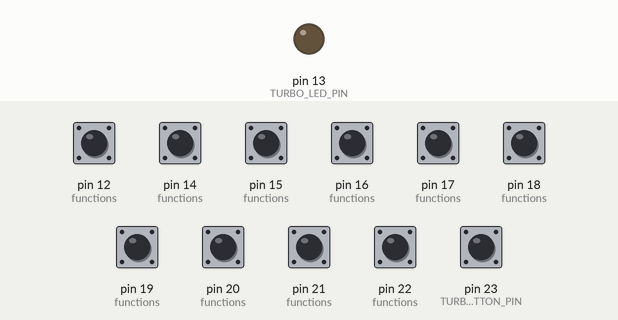
Recording of a sketch running on a simulated Arduino Mega 2560, built with avr-gcc and run on an emulated ATmega2560. Shown: output pins drawn as LEDs (lit = HIGH). Inputs (shaded band) come from the test bench; at power-on: pin 12 (functions), pin 14 (functions), pin 15 (functions), pin 16 (functions), pin 17 (functions), pin 18 (functions), pin 19 (functions), pin 20 (functions), pin 21 (functions), pin 22 (functions), pin 23 (TURBO_BUTTON_PIN) HIGH. What the sketch prints to the serial monitor is not drawn.

Above: at 1.2 s.
1.3 s: pin 23 (TURBO_BUTTON_PIN) pulled LOW for 0.15 s
At 2.5 s:
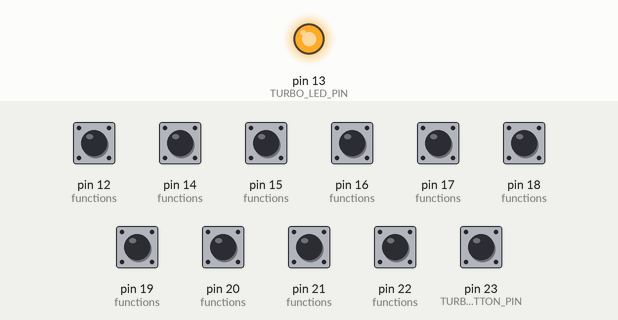
2.9 s: pin 12 (functions) pulled LOW for 0.15 s
4.5 s: pin 14 (functions) pulled LOW for 0.15 s
6.1 s: pin 15 (functions) pulled LOW for 0.15 s
7.7 s: pin 16 (functions) pulled LOW for 0.15 s
9.3 s: pin 17 (functions) pulled LOW for 0.15 s
Timing chart, 0 to 11.9 s (numbered marks = the images above; inputs shaded):
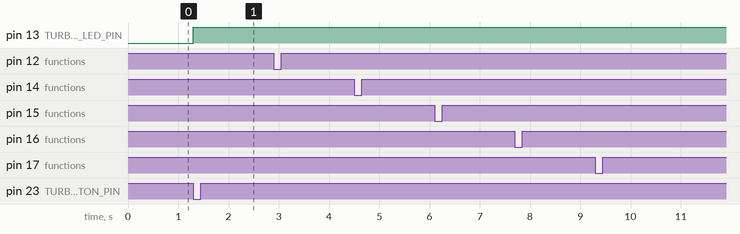

Measured:
- after the input at 1.3 s, pin 13 (TURBO_LED_PIN): LOW → HIGH at once
- after the input at 2.9 s, every drawn part: stays the same
- after the input at 4.5 s, every drawn part: stays the same
- after the input at 6.1 s, every drawn part: stays the same
- after the input at 7.7 s, every drawn part: stays the same
- after the input at 9.3 s, every drawn part: stays the same

The sketch:

tascam-rc-10-remote.ino
```cpp
// (licence header left out)
/*
 * Button mapping:
 *  1 stop
 *  2 play
 *  3 record
 *  4 forward
 *  5 back
 *  6 mark
 *  7 1/2 [SOLO]
 *  8 3/4 [SOLO]
 *  9 mic input level +
 * 10 mic input level -
 * 11 turbo
 *
 * (The actual pin mapping is currently up in the air.)
 *
 * Connector: 2.5mm stereo phone plug.
 *    _
 *   <_>    tip: data (from remote control)
 *   |_|   ring: 3.3VDC (to remote control)
 *   | | sleeve: gnd
 *  _|_|_
 *  |   |
 */

/*
 * N.B. This program is limited to one button press at a time because I
 * don't know how the TASCAM DR-40 (or other models) responds to interleaved
 * buttons, so I just avoid it in the first place. There's no function that
 * requires two or more simultaneous button presses anyway.
 */

/**** START OF CONFIGURABLES ****/

struct function {
	uint8_t pin;
	uint8_t value;
};

// map of pin numbers and values to send in response to a button
// press/release/repeat (ORed with start/repeat/end mask)
/*
 * XXX buttons are numbered 1..10 so we can return the negative value to
 * indicate that the button was released. So we have a dummy button at
 * index 0 to account for that.
 */
static const struct function functions[] = {
	{  0,  0, }, // dummy
	{ 12,  8, }, //  1 stop
	{ 14,  9, }, //  2 play
	{ 15, 11, }, //  3 record
	{ 16, 14, }, //  4 forward
	{ 17, 15, }, //  5 back
	{ 18, 24, }, //  6 mark
	{ 19, 28, }, //  7 1/2 [SOLO]
	{ 20, 29, }, //  8 3/4 [SOLO]
	{ 21, 30, }, //  9 mic input level +
	{ 22, 31, }, // 10 mic input level -
	{ 23,  0, }, // 11 turbo
};

#define TURBO_LED_PIN 13
#define TURBO_BUTTON_PIN 23

#define FIRST_REPEAT_PERIOD 100
#define REPEAT_PERIOD 100

#define TURBO_FIRST_REPEAT_PERIOD 100
#define TURBO_REPEAT_PERIOD 50

/**** END OF CONFIGURABLES ****/

#define SIZEOF_ARRAY(a) (sizeof a / sizeof a[0])
static const uint8_t numButtonInputPins = SIZEOF_ARRAY(functions);

static uint8_t firstRepeatPeriod = FIRST_REPEAT_PERIOD;
static uint8_t repeatPeriod = REPEAT_PERIOD;
static bool turboRepeat = false;

#define EACHBUTTON(b) (uint8_t b = 1; b < numButtonInputPins; ++b)

void setup()
{
	Serial.begin(9600, SERIAL_8E1);
	for EACHBUTTON(b) {
		pinMode(functions[b].pin, INPUT_PULLUP);
	}
	pinMode(TURBO_LED_PIN, OUTPUT);

	setTurbo(false);
}

void loop()
{
	static unsigned long lastRepeatTime;
	static int8_t currentButton = 0;
	static unsigned long repeat;

	int8_t button = scanButtons();
	if (button) {
		lastRepeatTime = millis();
		repeat = firstRepeatPeriod;
		currentButton = button;
		if (button > 0) {
			handleButtonPress(button);
		} else {
			handleButtonRelease(-button);
		}
	} else if (currentButton > 0 &&
	           millis() - lastRepeatTime >= repeat) {
		lastRepeatTime += repeat;
		repeat = repeatPeriod;
	        handleButtonRepeat(currentButton);
	}
}

/**** Button event handlers ****/

#define START_MASK  0x80
#define REPEAT_MASK 0xC0
#define END_MASK    0x00

static void setTurbo(bool turbo)
{
	turboRepeat = turbo;
	if (turboRepeat) {
		repeatPeriod = TURBO_REPEAT_PERIOD;
		firstRepeatPeriod = TURBO_FIRST_REPEAT_PERIOD;
		digitalWrite(TURBO_LED_PIN, HIGH);
	} else {
		repeatPeriod = REPEAT_PERIOD;
		firstRepeatPeriod = FIRST_REPEAT_PERIOD;
		digitalWrite(TURBO_LED_PIN, LOW);
	}
}

static void handleButtonPress(uint8_t b)
{
	if (functions[b].value) {
		Serial.write(functions[b].value | START_MASK);
	} else if (functions[b].pin == TURBO_BUTTON_PIN) {
		setTurbo(!turboRepeat);
	}
}

static void handleButtonRelease(uint8_t b)
{
	if (functions[b].value) {
		Serial.write(functions[b].value | END_MASK);
	}
}

static void handleButtonRepeat(uint8_t b)
{
	if (functions[b].value) {
		Serial.write(functions[b].value | REPEAT_MASK);
	}
}

/**** Debounced button scanner ****/

#define DEBOUNCE_PERIOD 50

// return zero if no change in button presses
// return button number if button is now pressed
// return negative button number if button is now released
static int8_t scanButtons(void)
{
	static int8_t currentButton = 0;

	static bool debouncing = false;
	static unsigned long debounceTime = 0;

	if (debouncing && millis() - debounceTime < DEBOUNCE_PERIOD) {
		return 0;
	}
	debouncing = false;

	if (currentButton <= 0) {
		// no buttons currently pressed
		// scan all buttons
		for EACHBUTTON(b) {
			if (readButtonState(b)) {
				debouncing = true;
				debounceTime = millis();
				currentButton = b;
				return currentButton;
			}
		}
	} else {
		// scan only this button
		bool pressed = readButtonState(currentButton);
		if (!pressed) {
			// button is released
			debouncing = true;
			debounceTime = millis();
			currentButton = -currentButton;
			return currentButton;
		}
	}
	return 0;
}

// return true if button 'b' is pressed
static bool readButtonState(uint8_t b)
{
	return digitalRead(functions[b].pin) == LOW;
}
```
